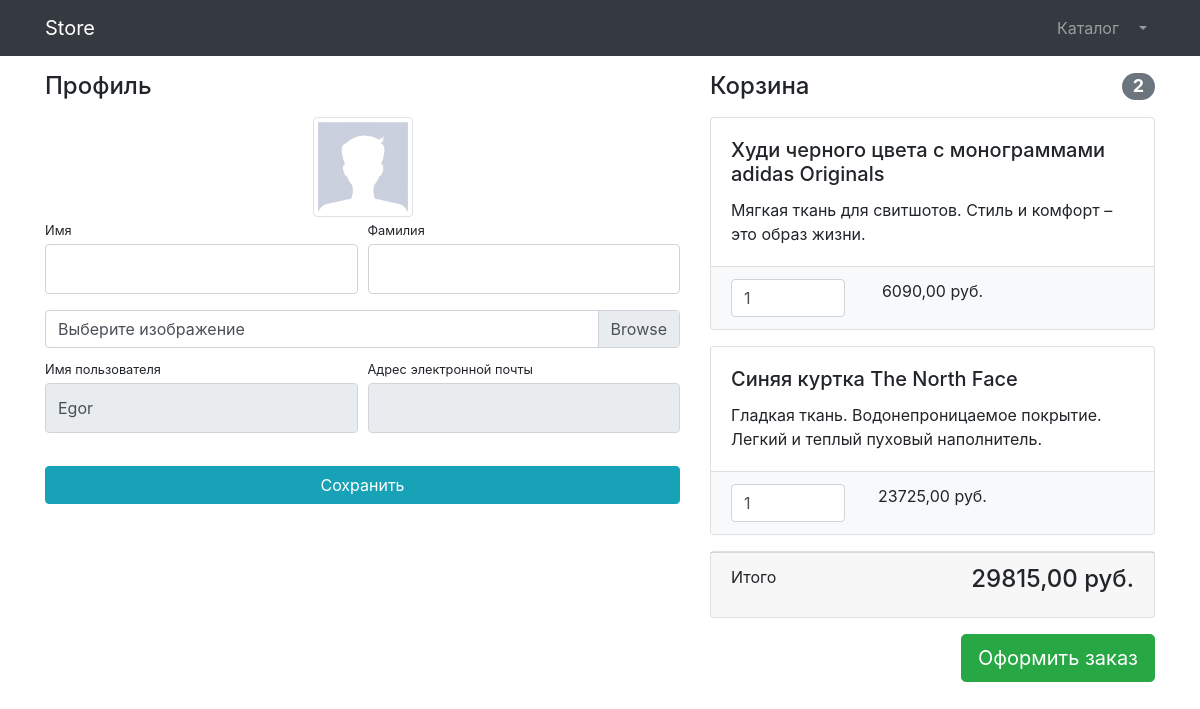
/users/prfile/1/ (signed in), run on an earlier commit of the app's database.
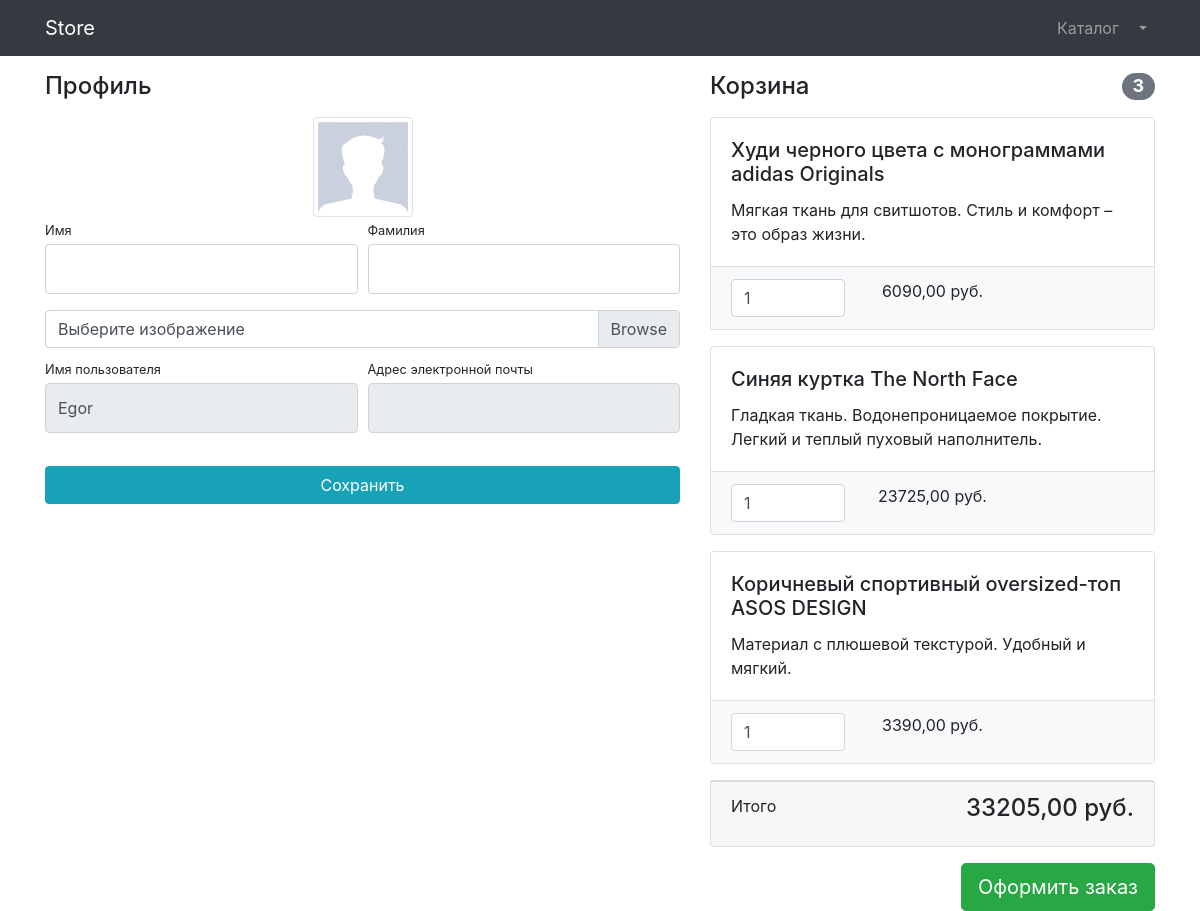
And on a later commit of the database.
### product/models.py (models this page shows, shortened)
class Basket(models.Model):
    user = models.ForeignKey(to = User, on_delete = models.CASCADE)
    product = models.ForeignKey(to = Product, on_delete = models.CASCADE)
    quantity = models.PositiveSmallIntegerField(default = 0)
    create_timestamp = models.DateTimeField(auto_now_add = True)
    objects = BasketQuerySet.as_manager()
    def sum(self):
        return self.product.price * self.quantity

class Product(models.Model):
    name = models.CharField(max_length = 255)
    description = models.TextField()
    price = models.DecimalField(max_digits = 8, decimal_places = 2)
    quantity = models.PositiveIntegerField(default = 0)
    image = models.ImageField(upload_to = 'products_images')
    category = models.ForeignKey(to=ProductCategory, on_delete = models.CASCADE)
    class Meta:
        verbose_name = 'product'
        verbose_name_plural = 'products'

### users/views.py (the view, shortened to what this page needs)
# urls.py: path('prfile/<int:pk>/', login_required(UserProfileView.as_view()), name='profile'),
class UserProfileView(TitleMixin, UpdateView):
    model = User
    form_class = UserProfileForm
    template_name = 'users/profile.html'
    title = 'Store-Личный кабинет'
    def get_context_data(self, **kwargs):
        context = super(UserProfileView, self).get_context_data()
        context['baskets'] = Basket.objects.filter(user=self.object)
        return context

### users/forms.py
class UserProfileForm(UserChangeForm):
    first_name = forms.CharField(widget = forms.TextInput(attrs = {'class': 'form-control py-4'}))
    last_name = forms.CharField(widget = forms.TextInput(attrs = {'class': 'form-control py-4'}))
    image = forms.ImageField(widget = forms.FileInput(attrs = {'class': 'custom-file-input'}), required = False)
    username = forms.CharField(widget = forms.TextInput(attrs = {'class': 'form-control py-4', 'readonly': True}))
    email = forms.CharField(widget = forms.TextInput(attrs = {'class': 'form-control py-4', 'readonly': True}))
    class Meta:
        model = User
        fields = ('first_name', 'last_name', 'image', 'username', 'email')

### common/views.py (called while the page is built)
    def get_context_data(self, **kwargs):
        context = super(TitleMixin, self).get_context_data(**kwargs)
        context['title'] = self.title
        return context

### product/models.py (called while the page is built)
    def total_sum(self):
        return sum(basket.sum() for basket in self)

    def total_quantity(self):
        return sum(basket.quantity for basket in self)

### users/templates/users/profile.html (shortened to what this page needs)
{% extends 'product/base.html' %}
{% load static %}
{% block css %}
    <link href="{% static 'vendor/css/profile.css' %}" rel="stylesheet">
{% endblock %}
{% block content %}
    <div class="container">
        <div class="row">
            <div class="col-lg-7">
                <h4 class="mt-3 mb-3">Профиль</h4>
                <div class="col-lg-12 text-center">
                    <img width="100" height="100"
                         src="{% if user.image %} {{ user.image.url }} {% else %}
                         {% static 'vendor/img/users/default_avatar.jpg' %} {% endif %}"
                         class="img-thumbnail">
                </div>
                <form action="{% url 'profile' user.id %}" method="post" enctype="multipart/form-data">
                    <div class="form-row">
                        <div class="col-lg-6">
                            <div class="form-group">
                                <label class="small mb-1" for="{{ form.first_name.id_for_label }}">Имя</label>
                                {{ form.first_name }}
                            </div>
                        </div>
                        <div class="col-lg-6">
                            <div class="form-group">
                                <label class="small mb-1" for="{{ form.last_name.id_for_label }}">Фамилия</label>
                                {{ form.last_name }}
                            </div>
                        </div>
                    </div>
                    <div class="form-row mb-2">
                        <div class="col-lg-12">
                            <div class="custom-file">
                                <label class="custom-file-label" for="{{ form.image.id_for_label }}">
                                    Выберите изображение
                                </label>
                            </div>
                        </div>
                    </div>
                    <div class="form-row">
                        <div class="col-lg-6">
                            <label class="small mb-1" for="{{ form.username.id_for_label }}">Имя пользователя</label>
                            {{ form.username }}
                        </div>
                        <div class="col-lg-6">
                            <label class="small mb-1" for="{{ form.email.id_for_label }}">
                                Адрес электронной почты
                            </label>
                            {{ form.email }}
                        </div>
                    </div>
                    <div class="form-row">
                        <div class="col-lg-12" style="margin-top: 33px;">
                            <input class="btn btn-info btn-block" type="submit" value="Сохранить">
                        </div>
                    </div>
                </form>
            </div>
            <div class="col-lg-5">
                {% include 'product/baskets.html' %}
            </div>
        </div>
    </div>
{% endblock %}

### product/templates/product/baskets.html (shortened to what this page needs)
{% if baskets %}
    <h4 class="mt-3 mb-3 d-flex justify-content-between align-items-center mb-3">
        Корзина <span class="badge badge-secondary badge-pill">{{ baskets.total_quantity }}</span>
    </h4>
    {% for basket in baskets %}
        <div class="card mb-3">
            <div class="card-body">
                <h5 class="card-title">{{ basket.product.name }}</h5>
                <p class="card-text">{{ basket.product.description }}</p>
            </div>
            <ul class="list-group list-group-flush">
                <li class="list-group-item bg-light">
                    <div class="row text-center">
                        <div class="col-lg-4">
                            <input name="basketID" type="number" class="form-control"
                                   value="{{ basket.quantity }}" min="0">
                        </div>
                        <div class="col-lg-4">{{ basket.sum }} руб.</div>
                        <div class="col-lg-4">
                        </div>
                    </div>
                </li>
            </ul>
        </div>
    {% endfor %}
    <div class="card mb-3">
        <div class="card-footer">
            <p class="float-left">Итого</p>
            <h4 class="float-right">{{ baskets.total_sum }} руб.</h4>
        </div>
    </div>
    <a class="btn btn-success btn-lg float-right" href="#">
        Оформить заказ
    </a>
{% else %}
    <h4 class="mt-3 mb-3 text-center">
        Корзина пуста
    </h4>
{% endif %}

What changed in the data, as far as the page shows it:
computed for Basket "Худи черного цвета с монограммами adidas Originals": total_quantity "2" → "3"; total_sum "29815,00" → "33205,00"
added Basket: product.name "Коричневый спортивный oversized-топ ASOS DESIGN", product.description "Материал с плюшевой текстурой. Удобный и мягкий.", basketID "1", sum "3390,00"
